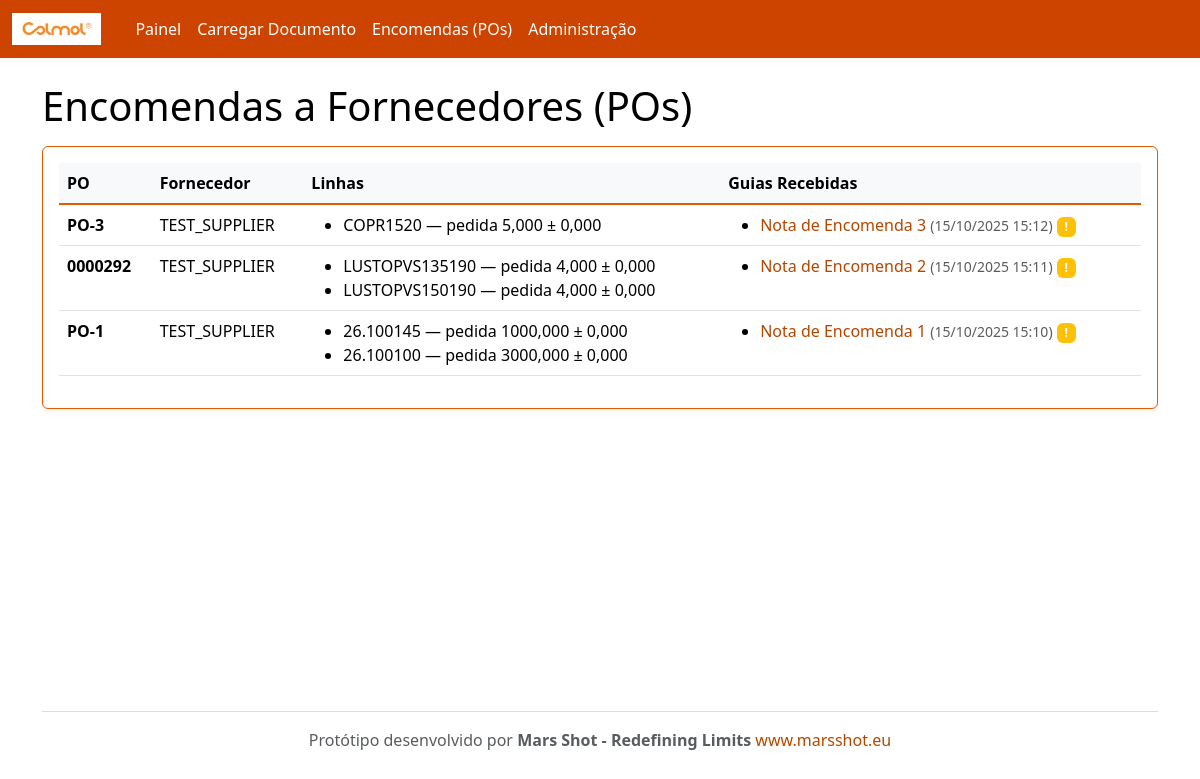
Page /po/ on the committed database.
### rececao/models.py (models this page shows, shortened)
class PurchaseOrder(models.Model):
    number = models.CharField(max_length=100, unique=True)
    supplier = models.ForeignKey(Supplier, on_delete=models.CASCADE, related_name='purchase_orders')
    created_at = models.DateTimeField(auto_now_add=True)

class Supplier(models.Model):
    name = models.CharField(max_length=200, unique=True)
    email = models.EmailField(blank=True, null=True)
    code = models.CharField(max_length=50, unique=True)

class POLine(models.Model):
    po = models.ForeignKey(PurchaseOrder, on_delete=models.CASCADE, related_name='lines')
    internal_sku = models.CharField(max_length=120)  # código interno Colmol
    description = models.CharField(max_length=255, blank=True)
    unit = models.CharField(max_length=20, default='UN')
    qty_ordered = models.DecimalField(max_digits=12, decimal_places=3)
    tolerance = models.DecimalField(max_digits=6, decimal_places=3, default=0)  # tolerância admitida
    class Meta:
        unique_together = ('po','internal_sku')

class InboundDocument(models.Model):
    DOC_TYPES = (
        ('GR','Guia de Remessa'),
        ('FT','Nota de Encomenda'),
    )
    supplier = models.ForeignKey(Supplier, on_delete=models.CASCADE, related_name='inbound_docs')
    doc_type = models.CharField(max_length=2, choices=DOC_TYPES, default='GR')
    number = models.CharField(max_length=120)
    file = models.FileField(upload_to='inbound/')
    received_at = models.DateTimeField(auto_now_add=True)
    parsed_payload = models.JSONField(default=dict, blank=True)  # resultado do OCR/extração
    po = models.ForeignKey(PurchaseOrder, on_delete=models.SET_NULL, null=True, blank=True, related_name='inbound_docs')

### rececao/views.py (the view)
# urls.py: path('po/', views.po_list, name='po_list'),
def po_list(request):
    pos = PurchaseOrder.objects.all().order_by('-id')
    return render(request, 'po_list.html', {'pos': pos})

### templates/po_list.html
{% extends "base.html" %}
{% block content %}
<h1>Encomendas a Fornecedores (POs)</h1>
<div class="card p-3 mt-3">
  <table class="table table-hover">
    <thead><tr><th>PO</th><th>Fornecedor</th><th>Linhas</th><th>Guias Recebidas</th></tr></thead>
    <tbody>
      {% for p in pos %}
      <tr>
        <td><strong>{{ p.number }}</strong></td>
        <td>{{ p.supplier.name }}</td>
        <td>
          <ul class="mb-0">
          {% for l in p.lines.all %}
            <li>{{ l.internal_sku }} — pedida {{ l.qty_ordered }} ± {{ l.tolerance }}</li>
          {% endfor %}
          </ul>
        </td>
        <td>
          {% with guias=p.inbound_docs.all %}
            {% if guias %}
              <ul class="mb-0">
              {% for guia in guias %}
                <li>
                  <a href="/inbound/{{ guia.id }}/" class="text-decoration-none">
                    {{ guia.get_doc_type_display }} {{ guia.number }}
                  </a>
                  <small class="text-muted">({{ guia.received_at|date:"d/m/Y H:i" }})</small>
                  {% if guia.match_result %}
                    {% if guia.match_result.status == 'matched' %}
                      <span class="badge bg-success">✓</span>
                    {% elif guia.match_result.status == 'exceptions' %}
                      <span class="badge bg-warning">!</span>
                    {% endif %}
                  {% endif %}
                </li>
              {% endfor %}
              </ul>
            {% else %}
              <small class="text-muted">Nenhuma guia recebida</small>
            {% endif %}
          {% endwith %}
        </td>
      </tr>
      {% empty %}
      <tr><td colspan="4">Sem POs. Use o admin para criar dados de exemplo.</td></tr>
      {% endfor %}
    </tbody>
  </table>
</div>
{% endblock %}

### rows in the picture
PurchaseOrder: number "PO-3", supplier.name "TEST_SUPPLIER"
POLine: internal_sku "COPR1520", qty_ordered "5,000", tolerance "0,000"
InboundDocument: doc_type "Nota de Encomenda", number "3", received_at "15/10/2025 15:12"
PurchaseOrder: number "0000292", supplier.name "TEST_SUPPLIER"
POLine: internal_sku "LUSTOPVS135190", qty_ordered "4,000", tolerance "0,000"
POLine: internal_sku "LUSTOPVS150190", qty_ordered "4,000", tolerance "0,000"
InboundDocument: doc_type "Nota de Encomenda", number "2", received_at "15/10/2025 15:11"
PurchaseOrder: number "PO-1", supplier.name "TEST_SUPPLIER"
POLine: internal_sku "26.100145", qty_ordered "1000,000", tolerance "0,000"
POLine: internal_sku "26.100100", qty_ordered "3000,000", tolerance "0,000"
InboundDocument: doc_type "Nota de Encomenda", number "1", received_at "15/10/2025 15:10"
